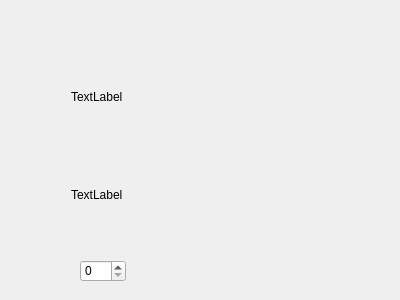
<?xml version="1.0" encoding="UTF-8"?>
<ui version="4.0">
 <class>Widget</class>
 <widget class="QWidget" name="Widget">
  <property name="geometry">
   <rect>
    <x>0</x>
    <y>0</y>
    <width>400</width>
    <height>300</height>
   </rect>
  </property>
  <property name="windowTitle">
   <string>Widget</string>
  </property>
  <widget class="QWidget" name="verticalLayoutWidget">
   <property name="geometry">
    <rect>
     <x>60</x>
     <y>40</y>
     <width>281</width>
     <height>211</height>
    </rect>
   </property>
   <layout class="QVBoxLayout" name="verticalLayout">
    <property name="spacing">
     <number>8</number>
    </property>
    <item>
     <widget class="QLabel" name="label">
      <property name="text">
       <string>TextLabel</string>
      </property>
     </widget>
    </item>
    <item>
     <widget class="QLabel" name="label_2">
      <property name="text">
       <string>TextLabel</string>
      </property>
     </widget>
    </item>
   </layout>
  </widget>
  <widget class="QSpinBox" name="spinBox">
   <property name="geometry">
    <rect>
     <x>80</x>
     <y>260</y>
     <width>46</width>
     <height>22</height>
    </rect>
   </property>
  </widget>
 </widget>
 <layoutdefault spacing="6" margin="11"/>
 <resources/>
 <connections/>
</ui>
